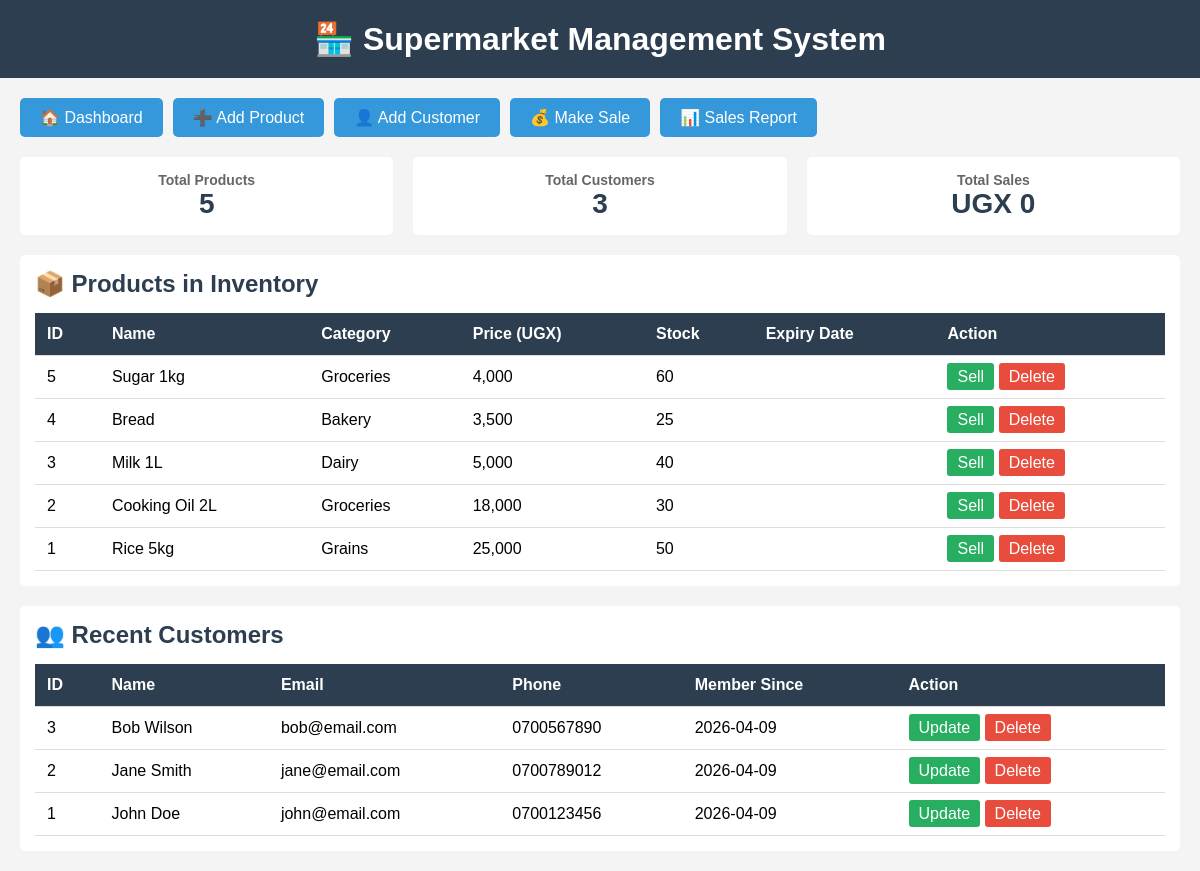
The page / on the database its author committed.
### tables this page shows
CREATE TABLE products (
    id INT AUTO_INCREMENT PRIMARY KEY,
    name VARCHAR(255) NOT NULL,
    category VARCHAR(100),
    price DECIMAL(10, 2) NOT NULL,
    stock_quantity INT NOT NULL,
    expiry_date DATE,
    created_at TIMESTAMP DEFAULT CURRENT_TIMESTAMP
);

CREATE TABLE customers (
    id INT AUTO_INCREMENT PRIMARY KEY,
    name VARCHAR(255) NOT NULL,
    email VARCHAR(100),
    phone VARCHAR(20),
    membership_date DATE DEFAULT (CURRENT_DATE)
);

### index.php (the view, shortened to what this page needs)
<?php
include 'db_config.php';
?>
<!DOCTYPE html>
<html>
<head>
</head>
<body>
    <div class="header">
        <h1>🏪 Supermarket Management System</h1>
    </div>
    <div class="container">
        <div class="menu">
            <a href="index.php">🏠 Dashboard</a>
            <a href="add_product.php">➕ Add Product</a>
            <a href="add_customer.php">👤 Add Customer</a>
            <a href="sell_product.php">💰 Make Sale</a>
            <a href="sales_report.php">📊 Sales Report</a>
        </div>
        <?php
        $product_count = $conn->query("SELECT COUNT(*) as count FROM products")->fetch_assoc()['count'];
        $customer_count = $conn->query("SELECT COUNT(*) as count FROM customers")->fetch_assoc()['count'];
        $total_sales = $conn->query("SELECT SUM(total_price) as total FROM sales")->fetch_assoc()['total'];
        ?>
        <div class="stats">
            <div class="stat-box">
                <h3>Total Products</h3>
                <div class="number"><?php echo $product_count; ?></div>
            </div>
            <div class="stat-box">
                <h3>Total Customers</h3>
                <div class="number"><?php echo $customer_count; ?></div>
            </div>
            <div class="stat-box">
                <h3>Total Sales</h3>
                <div class="number">UGX <?php echo number_format($total_sales ?? 0); ?></div>
            </div>
        </div>
        <div class="card">
            <h2>📦 Products in Inventory</h2>
             <table>
                <tr>
                    <th>ID</th>
                    <th>Name</th>
                    <th>Category</th>
                    <th>Price (UGX)</th>
                    <th>Stock</th>
                    <th>Expiry Date</th>
                    <th>Action</th>
                </tr>
                <?php
                $result = $conn->query("SELECT * FROM products ORDER BY id DESC");
                while($row = $result->fetch_assoc()) {
                    echo "<tr>
                        <td>{$row['id']}</td>
                        <td>{$row['name']}</td>
                        <td>{$row['category']}</td>
                        <td>" . number_format($row['price']) . "</td>
                        <td>{$row['stock_quantity']}</td>
                        <td>{$row['expiry_date']}</td>
                        <td>
                            <a href='sell_product.php?id={$row['id']}' class='btn btn-sell'>Sell</a>
                            <a href='delete_product.php?id={$row['id']}' class='btn btn-delete' onclick='return confirm(\"Delete this product?\")'>Delete</a>
                        </td>
                    </tr>";
                }
                ?>
             </table>
        </div>
        <div class="card">
            <h2>👥 Recent Customers</h2>
             <table>
                <tr>
                    <th>ID</th>
                    <th>Name</th>
                    <th>Email</th>
                    <th>Phone</th>
                    <th>Member Since</th>
                    <th>Action</th>
                </tr>
                <?php
                $result = $conn->query("SELECT * FROM customers ORDER BY id DESC LIMIT 5");
                while($row = $result->fetch_assoc()) {
                    echo "<tr>
                        <td>{$row['id']}</td>
                        <td>{$row['name']}</td>
                        <td>{$row['email']}</td>
                        <td>{$row['phone']}</td>
                        <td>{$row['membership_date']}</td>
                        <td>
                            <a href='update_customer.php?id={$row['id']}' class='btn btn-sell'>Update</a>
                            <a href='delete_customer.php?id={$row['id']}' class='btn btn-delete' onclick='return confirm(\"Delete this product?\")'>Delete</a>
                        </td>
                    </tr>";
                }
                ?>
             </table>
        </div>
    </div>
</body>
</html>

### index.php (style rules this page uses)
* { margin: 0; padding: 0; box-sizing: border-box; }
body { font-family: Arial, sans-serif; background: #f4f4f4; }
.header { background: #2c3e50; color: white; padding: 20px; text-align: center; }
.container { max-width: 1200px; margin: 20px auto; padding: 0 20px; }
.menu { display: flex; gap: 10px; margin-bottom: 20px; flex-wrap: wrap; }
.menu a { background: #3498db; color: white; padding: 10px 20px; text-decoration: none; border-radius: 5px; }
table { width: 100%; background: white; border-collapse: collapse; }
th, td { padding: 12px; text-align: left; border-bottom: 1px solid #ddd; }
th { background: #2c3e50; color: white; }
.btn { padding: 5px 10px; text-decoration: none; border-radius: 3px; }
.btn-sell { background: #27ae60; color: white; }
.btn-delete { background: #e74c3c; color: white; }
.card { background: white; padding: 15px; border-radius: 5px; margin-bottom: 20px; }
h2 { margin-bottom: 15px; color: #2c3e50; }
.stats { display: flex; gap: 20px; margin-bottom: 20px; }
.stat-box { background: white; padding: 15px; border-radius: 5px; flex: 1; text-align: center; }
.stat-box h3 { color: #666; font-size: 14px; }
.stat-box .number { font-size: 28px; font-weight: bold; color: #2c3e50; }

### rows shown on the page
products: id "5", name "Sugar 1kg", category "Groceries", price "4,000", stock_quantity "60"
products: id "4", name "Bread", category "Bakery", price "3,500", stock_quantity "25"
products: id "3", name "Milk 1L", category "Dairy", price "5,000", stock_quantity "40"
products: id "2", name "Cooking Oil 2L", category "Groceries", price "18,000", stock_quantity "30"
products: id "1", name "Rice 5kg", category "Grains", price "25,000", stock_quantity "50"
customers: id "3", name "Bob Wilson", email "bob@email.com", phone "0700567890", membership_date "2026-04-09"
customers: id "2", name "Jane Smith", email "jane@email.com", phone "0700789012", membership_date "2026-04-09"
customers: id "1", name "John Doe", email "john@email.com", phone "0700123456", membership_date "2026-04-09"

### other values the page prints
$product_count "5"
$customer_count "3"
$total_sales "0"
